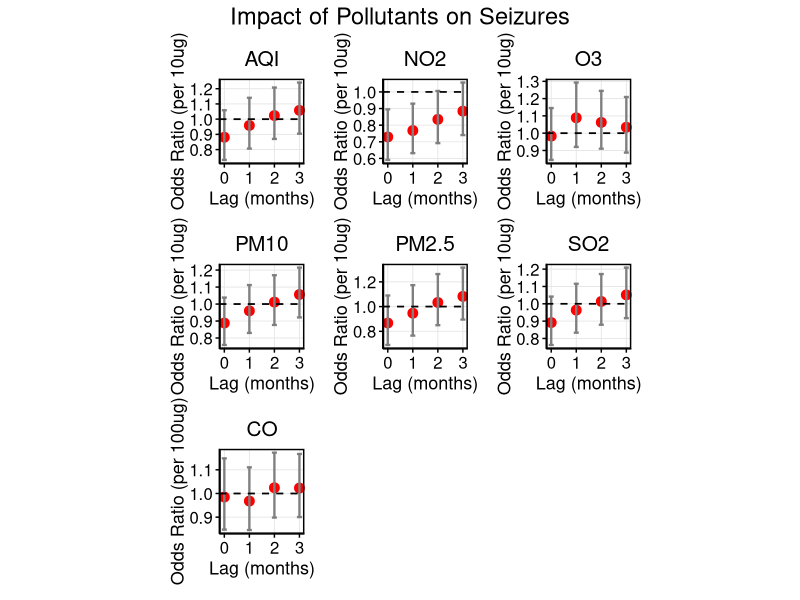
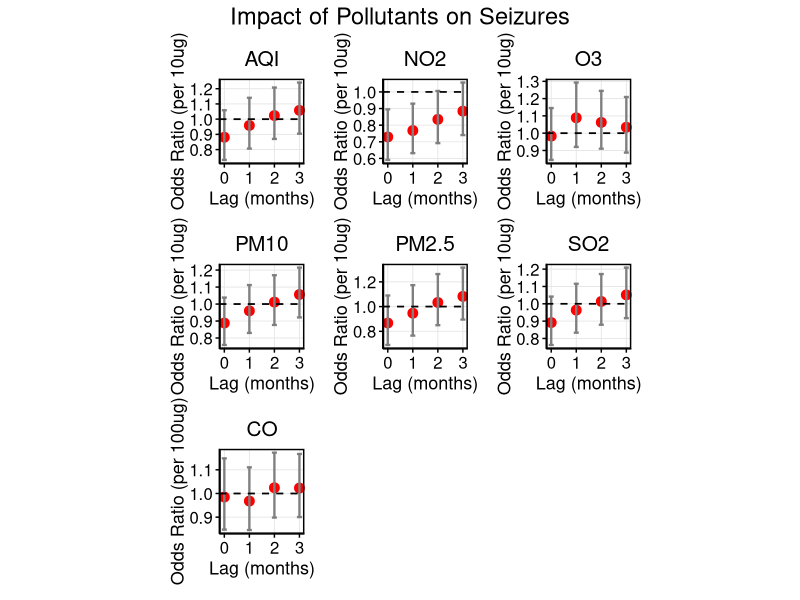

Recreate these plots in R, in order.
setwd("/Users/shij/Documents/GitHub/NMDA_data_analysis/")
my.dat<-readxl::read_xlsx("NMDA_with_population_sex_ratio_age_portion.xlsx")
setwd("/Users/shij/Documents/GitHub/NMDA_data_analysis/251211/")

# ============================
# 1. Load Required Packages
# ============================
library(ggplot2)
library(dplyr)
library(tidyr)
library(broom)
library(patchwork)   # For combining plots
library(writexl)     # For exporting table

# ============================
# 2. Simplify Outcome Variable Name & Convert to Factor
# ============================
# Rename column for simplicity
names(my.dat)[names(my.dat) == "Seizures"] <- "Seizures"

# Check current class
class(my.dat$Seizures)
table(my.dat$Seizures)  # Should show 0 and 1

# Convert to factor (binary logistic regression expects factor or 0/1)
my.dat$Seizures <- factor(my.dat$Seizures, levels = c(0, 1), ordered = FALSE)

# Verify
str(my.dat$Seizures)

# ============================
# 3. Remove Rows with NA in Seizures (as requested)
# ============================
my.dat <- my.dat %>% drop_na(Seizures)

# ============================
# 4. Define Pollutants and Lags
# ============================
pollutants <- c("AQI", "NO2", "O3", "CO", "PM10", "PM2.5", "SO2")  # CO is 4th
lags <- c("M0", "M1", "M2", "M3")

# Create column name patterns
pollutant_cols <- sapply(pollutants, function(p) {
  paste0(p, "_", lags)
}, simplify = FALSE)

# ============================
# 5. Fit Binary Logistic Regression for Each Pollutant-Lag
# ============================
results_list <- list()

for (pollutant in pollutants) {
  lag_cols <- pollutant_cols[[pollutant]]
  for (lag_col in lag_cols) {
    # Check if column has variation and not all NA
    data_col <- my.dat[[lag_col]]
    if (all(is.na(data_col)) || length(unique(data_col[!is.na(data_col)])) <= 1) {
      message("Skipping ", lag_col, " — no variation or all NA")
      next
    }
    
    # Fit binary logistic regression
    model <- glm(Seizures ~ ., data = my.dat[, c("Seizures", lag_col)], 
                 family = binomial, na.action = na.omit)
    
    # Extract summary
    model_summary <- tidy(model, conf.int = TRUE, exponentiate = TRUE) %>%
      filter(term == lag_col) %>%
      mutate(Pollutant = pollutant,
             Lag = gsub(".*_", "", lag_col),
             Lag_Num = as.numeric(gsub("M", "", lag_col)))
    
    results_list <- append(results_list, list(model_summary))
  }
}

# Combine all results
results_df <- bind_rows(results_list)

# ============================
# 6. Clean and Format Results
# ============================
results_df <- results_df %>%
  mutate(
    Lag = trimws(toupper(Lag)),
    Lag.Num = as.numeric(gsub("^M(\\d+)$", "\\1", Lag))
  ) %>%
  filter(!is.na(Lag.Num))

# # ============================
# # 7. Create 7 Individual Plots (One per Pollutant) — NO TEXT LABELS
# # ============================
# # Get pollutants in desired order
# pollutants_plot <- c("AQI", "NO2", "O3", "CO", "PM10", "PM2.5", "SO2")
# 
# # Create list of individual plots
# plot_list <- lapply(pollutants_plot, function(poll) {
#   df_sub <- results_df %>% filter(Pollutant == poll)
#   
#   p <- ggplot(df_sub, aes(x = Lag.Num, y = estimate, ymin = conf.low, ymax = conf.high)) +
#     geom_point(color = "red", size = 3) +
#     geom_errorbar(width = 0.2, color = "gray50", size = 0.8) +
#     geom_hline(yintercept = 1, linetype = "dashed", color = "black", size = 0.6) +
#     labs(
#       x = "Lag (months)",
#       y = "Odds Ratio (OR)",
#       title = poll
#     ) +
#     theme_minimal() +
#     theme(
#       panel.border = element_rect(color = "black", fill = NA, size = 1),
#       panel.background = element_blank(),
#       panel.grid.major = element_line(color = "gray90", size = 0.3),
#       panel.grid.minor = element_blank(),
#       axis.line = element_line(color = "black", size = 0.5),
#       axis.ticks = element_line(color = "black", size = 0.5),
#       axis.text = element_text(size = 12, color = "black"),
#       axis.title = element_text(size = 13, color = "black"),
#       plot.title = element_text(hjust = 0.5, size = 15, color = "black"),
#       plot.margin = margin(10, 10, 10, 10),
#       axis.title.y = element_text(angle = 90, vjust = 0.5),
#       aspect.ratio = 1  # ← Forces square panels
#     ) +
#     # ✅ No text labels — remove all geom_text
#     # ✅ Tight x-axis: no extra padding
#     scale_x_continuous(
#       breaks = c(0, 1, 2, 3), 
#       labels = c("0", "1", "2", "3"),
#       expand = expansion(add = c(0.1, 0.1))  # ← Tight padding
#     )
#   
#   return(p)
# })
# 
# # ============================
# # 8. Combine All 7 Plots in a Single Row — CO LAST
# # ============================
# p_combined <- plot_list[[1]] + plot_list[[2]] + plot_list[[3]] + plot_list[[5]] + 
#   plot_list[[6]] + plot_list[[7]] + plot_list[[4]] +
#   plot_annotation(title = "Impact of Pollutants on Seizures",
#                   theme = theme(plot.title = element_text(hjust = 0.5, size = 17, color = "black")))
# 
# # Display plot
# print(p_combined)
# 
# # Optional: Save as PNG with width=12, height=15
# ggsave("NMDAR_Seizures.png", p_combined, width = 12, height = 15, dpi = 300, units = "in")

# ============================
# 7. Create 7 Individual Plots (One per Pollutant) — NO TEXT LABELS
# ============================
# Get pollutants in desired order
pollutants_plot <- c("AQI", "NO2", "O3", "CO", "PM10", "PM2.5", "SO2")

# Create list of individual plots
plot_list <- lapply(pollutants_plot, function(poll) {
  df_sub <- results_df %>% filter(Pollutant == poll)
  
  # Apply transformation based on pollutant
  if (poll == "CO") {
    df_sub <- df_sub %>%
      mutate(
        y = estimate^0.1,
        ymin = conf.low^0.1,
        ymax = conf.high^0.1
      )
    y_label <- "Odds Ratio (per 100ug)"
  } else {
    df_sub <- df_sub %>%
      mutate(
        y = estimate^10,
        ymin = conf.low^10,
        ymax = conf.high^10
      )
    y_label <- "Odds Ratio (per 10ug)"
  }
  
  p <- ggplot(df_sub, aes(x = Lag.Num, y = y, ymin = ymin, ymax = ymax)) +
    geom_point(color = "red", size = 3) +
    geom_errorbar(width = 0.2, color = "gray50", size = 0.8) +
    geom_hline(yintercept = 1, linetype = "dashed", color = "black", size = 0.6) +
    labs(
      x = "Lag (months)",
      y = y_label,  # ← Custom y-label per pollutant
      title = poll
    ) +
    theme_minimal() +
    theme(
      panel.border = element_rect(color = "black", fill = NA, size = 1),
      panel.background = element_blank(),
      panel.grid.major = element_line(color = "gray90", size = 0.3),
      panel.grid.minor = element_blank(),
      axis.line = element_line(color = "black", size = 0.5),
      axis.ticks = element_line(color = "black", size = 0.5),
      axis.text = element_text(size = 12, color = "black"),
      axis.title = element_text(size = 13, color = "black"),
      plot.title = element_text(hjust = 0.5, size = 15, color = "black"),
      plot.margin = margin(10, 10, 10, 10),
      axis.title.y = element_text(angle = 90, vjust = 0.5),
      aspect.ratio = 1  # ← Forces square panels
    ) +
    scale_x_continuous(
      breaks = c(0, 1, 2, 3), 
      labels = c("0", "1", "2", "3"),
      expand = expansion(add = c(0.1, 0.1))  # ← Tight padding
    )
  
  return(p)
})

# ============================
# 8. Combine All 7 Plots in a Single Row — CO LAST
# ============================
p_combined <- plot_list[[1]] + plot_list[[2]] + plot_list[[3]] + plot_list[[5]] + 
  plot_list[[6]] + plot_list[[7]] + plot_list[[4]] +
  plot_annotation(title = "Impact of Pollutants on Seizures",
                  theme = theme(plot.title = element_text(hjust = 0.5, size = 17, color = "black")))

# Display plot
print(p_combined)

# Optional: Save as PNG with width=12, height=15
ggsave("NMDAR_Seizures.png", p_combined, width = 12, height = 15, dpi = 300, units = "in")

# ============================
# 9. Create Clean Results Table (Include CO, OR, 95% CI, p-value)
# ============================

# Create clean table
table_df <- results_df %>%
  select(Pollutant, Lag, estimate, conf.low, conf.high, p.value) %>%
  mutate(
    `Odds Ratio (OR)` = round(estimate, 4),
    `95% CI` = paste0(round(conf.low, 4), " – ", round(conf.high, 4)),
    `p-value` = ifelse(p.value < 0.001, 
                       format(p.value, scientific = TRUE, digits = 2),
                       round(p.value, 4)),
    `Pollutant & Lag` = paste(Pollutant, Lag, sep = "_")
  ) %>%
  arrange(Pollutant, Lag) %>%
  select(`Pollutant & Lag`, `Odds Ratio (OR)`, `95% CI`, `p-value`)

# Export to Excel file (simplified name)
write_xlsx(table_df, "NMDAR_Seizures.xlsx")

# ✅ No print(head(...)) — as requested
